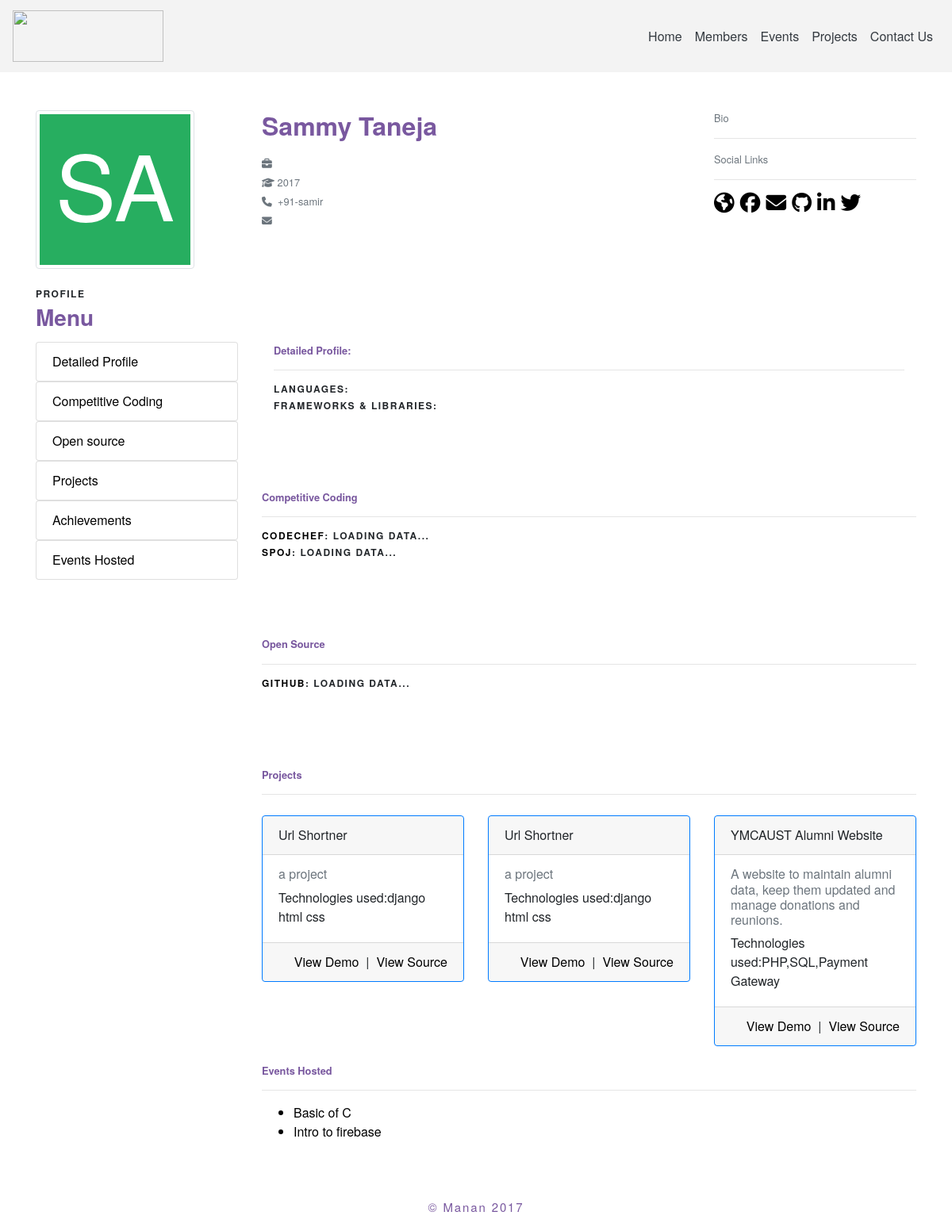
The page /member/samir/ on the database its author committed.
### main/models.py (models this page shows, shortened)
class Profile(models.Model):
    user = models.OneToOneField(User, on_delete=models.CASCADE)
    email = models.EmailField(blank=True)
    fname = models.CharField(max_length=100, blank=True)
    lname = models.CharField(max_length=100, blank=True)
    github = models.CharField(max_length=100, blank=True)
    batch = models.IntegerField(default=2017)
    facebook = models.CharField(max_length=100, blank=True)
    linkedin = models.CharField(max_length=100, blank=True)
    twitter = models.CharField(max_length=100, blank=True)
    bio = models.TextField(blank=True, null=True)
    label = models.CharField(max_length=100 , blank=True)
    company = models.CharField(max_length=100, blank=True)
    location = models.CharField(max_length=100,blank=True)
    frameworks = models.CharField(max_length=500,blank=True)
    languages = models.CharField(max_length=500,blank=True)
    achivements = models.CharField(max_length=1000,blank=True)
    he_profile = models.CharField(max_length=100,blank=True)
    spoj_profile = models.CharField(max_length=100,blank=True)
    he_ques = models.IntegerField(default=0)
    spoj_ques = models.IntegerField(default=0)
    git_repos = models.IntegerField(default=0)
    my_website = models.CharField(max_length=100,blank=True)

class project(models.Model):
    description = models.TextField(blank=True, null=True)
    title = models.CharField(max_length=500)
    owner = models.ManyToManyField(User)
    demo_link = models.CharField(max_length=100,blank=True)
    source = models.CharField(max_length=100)
    technologies = models.CharField(max_length=1000)

class Event(models.Model):
    description = models.TextField(blank=True, null=True)
    title = models.CharField(max_length=500)
    host = models.ManyToManyField(User)
    venue = models.CharField(max_length=100)
    fee = models.IntegerField(default=0)
    rules = models.TextField(blank=True, null=True)
    prerequistes = models.TextField(blank=True, null=True)
    start_date = models.DateField(default=datetime.date.today,auto_now=False,auto_now_add=False)
    end_date = models.DateField(default=datetime.date.today,auto_now=False,auto_now_add=False)
    start_time = models.TimeField(default=datetime.datetime.now().time(),auto_now=False,auto_now_add=False)
    end_time = models.TimeField(default=datetime.datetime.now().time(),auto_now=False,auto_now_add=False)

### main/views.py (the view)
# urls.py: url(r'^member/(?P<username>[\w\-]+)/',memberprofileview,name="member-detail"),
def memberprofileview(request,username):
	user = get_object_or_404(User,username=username)
	achivements = user.profile.achivements
	if achivements !="":
		achivements=achivements.split("--")
	return render(request,'Memberdetail.html',{'member':user,'ach':achivements})

### main/templates/Memberdetail.html (shortened to what this page needs)
{% extends "header.html" %}
{% block page_context %}
<br/><br/>
<div class="container">
  <div class="row">
    <div class="col-lg-3">
     <img data-name="{{member.profile.fname}} {{member.profile.lname}}"  data-char-count="2" class="profile img-thumbnail" width="200px" height="200px"/>
   </div>
   <div class="col-lg-6">
    <h2 class="txxt-body">{{member.profile.fname}} {{member.profile.lname}}</h2>
    <p>
      <small class="text-muted">
        <i class="fa fa-briefcase"></i>&nbsp;{{member.profile.company}}<br/>
        <i class="fa fa-graduation-cap"></i>&nbsp;{{member.profile.batch}}<br/>
        <i class="fa fa-phone"></i>&nbsp;&nbsp;+91-{{member.username}}<br/>
        <i class="fa fa-envelope"></i>&nbsp;&nbsp;{{member.email}}
      </small>
    </p>
  </div>
  <div class="col-lg-3">
    <small class="text-muted">
      <p>Bio</p>
      <hr>
    </small>
    <small class="text-muted">
      <p>Social Links</p>
      <hr>
      <a href="{{member.profile.my_website}}" target="_new"><i class="fa fa-globe fa-2x"></i></a>&nbsp;
      <a href="https://facebook.com/{{member.profile.facebook}}" target="_new"><i class="fa fa-facebook-official fa-2x"></i></a>&nbsp;
      <a href="mailto:{{member.profile.email}}" target="_new"><i class="fa fa-envelope fa-2x"></i></a>&nbsp;
      <a href="https://github.com/{{member.profile.github}}" target="_new"><i class="fa fa-github fa-2x"></i></a>&nbsp;
      <a href="https://linkedin.com/in/{{member.profile.linkedin}}" target="_new"><i class="fa fa-linkedin fa-2x"></i></a>&nbsp;
      <a href="https://twitter.com/{{member.profile.twitter}}" target="_new"><i class="fa fa-twitter fa-2x"></i></a>&nbsp;
    </small>
  </div>
</div>
<div class="row">
  <div class="col-lg-3"><br/>
    <p class="txxt-head">Profile</p>
    <h3 class="txxt-body">Menu</h3>
    <ul class="list-group">
      <a href="#Detailed_Profile"><li class="list-group-item">Detailed Profile</li></a>
      <a href="#Competitive_Coding"><li class="list-group-item">Competitive Coding</li></a>
      <a href="#Open_source"><li class="list-group-item">Open source</li></a>
      <a href="#Projects"><li class="list-group-item">Projects</li></a></a>
      <a href="#Achievements"><li class="list-group-item">Achievements</li></a>
      <a href="#Events_Hosted"><li class="list-group-item">Events Hosted</li></a>
    </ul>
  </div>
  <div class="col-lg-9" style="background-color: #fff">
    <div class="container">
      <small class="text-muted" id="Detailed_Profile">
        <br/><br/><br/>
        <br/>
        <p class="txxt-body">Detailed Profile:</p>
        <hr>
      </small>
      <p class="txxt-head">Languages: {{member.profile.languages}}</p>
      <p class="txxt-head">Frameworks & Libraries: {{member.profile.frameworks}}</p>
    </div>
    <small class="text-muted"  id="Competitive_Coding">
      <br/><br/><br/><br/>
      <p class="txxt-body">Competitive Coding</p>
      <hr>
    </small>
    <p class="txxt-head"><a href="https://www.codechef.com/users/{{member.profile.he_profile}}">Codechef</a>: <span id="he_quest">Loading Data...</span> </p>
    <p class="txxt-head"><a href="http://spoj.com/users/{{member.profile.spoj_profile}}">Spoj</a>: <span id="spoj_quest">Loading Data...</span></p>
    <small class="text-muted" id="Open_source">
      <br/><br/><br/><br/>
      <p class="txxt-body">Open Source</p>
      <hr>
    </small>
    <p class="txxt-head"><a href="https://github.com/{{member.profile.github}}">Github</a><span id="git_repos">: Loading Data...</span></p>
    {% if member.project_set.all %}
    <small class="text-muted" id="Projects">
      <br/><br/><br/><br/>
      <p class="txxt-body">Projects</p>
      <hr>
    </small>
    <div class="row">
      {% for x in member.project_set.all %}
      <div class="col-lg-4" style="margin-top: 10px;">
        <div class="card border-primary">
          <div class="card-header">
            {{x.title}}
          </div>
          <div class="card-body">
            <h6 class="card-subtitle mb-2 text-muted">
              {{x.description}}
            </h6>
            <p class="card-text">Technologies used:{{x.technologies}} </p>
          </div>
          <div class="card-footer">
            <a href="{{x.source}}" class="float-right">View Source</a>
            <span class="float-right">&nbsp; | &nbsp;</span>
            <a href="{{x.demo_link}}" class="float-right">View Demo</a>
          </div>
        </div>
      </div>
      {% endfor %}
    </div>
    {% endif %}
    {% if member.event_set.all %}
    <small class="text-muted" id="Events_Hosted">
      <br/>
      <p class="txxt-body">Events Hosted</p>
      <hr>
    </small>
    <p>
      <ul>
        {% for x in member.event_set.all %}
        <a href="/event/detail/{{x.pk}}"><li>{{x.title}}</li></a>
        {% endfor %}
      </ul>
    </p>
    {% endif %}
  </div>
</div>
</div>
<br/><br/>
{% endblock page_context %}

### main/templates/header.html (style rules this page uses)
body { font-family: "BentonSans", "Helvetica Neue", sans-serif; }
a { color: #000; }
.txxt-head { margin-bottom: 20px; font-size: 12px; font-weight: bold; text-transform: uppercase; letter-spacing: .125em; margin: 0 0 .5em 0; line-height: 1.2; }
.txxt-body { color:#79589F; font-weight: bold; margin: 0 0 .5em 0; line-height: 1.2; }

### rows shown on the page
project: title "Url Shortner", description "a project", technologies "django html css"
project: title "Url Shortner", description "a project", technologies "django html css"
project: title "YMCAUST Alumni Website", description "A website to maintain alumni data, keep them updated and manage donations and reunions.", technologies "PHP,SQL,Payment Gateway"
Event: title "Basic of C"
Event: title "Intro to firebase"

### other values the page prints
{{ member.profile.fname }} "Sammy"
{{ member.profile.lname }} "Taneja"
{{ member.profile.batch }} "2017"
{{ member.username }} "samir"
